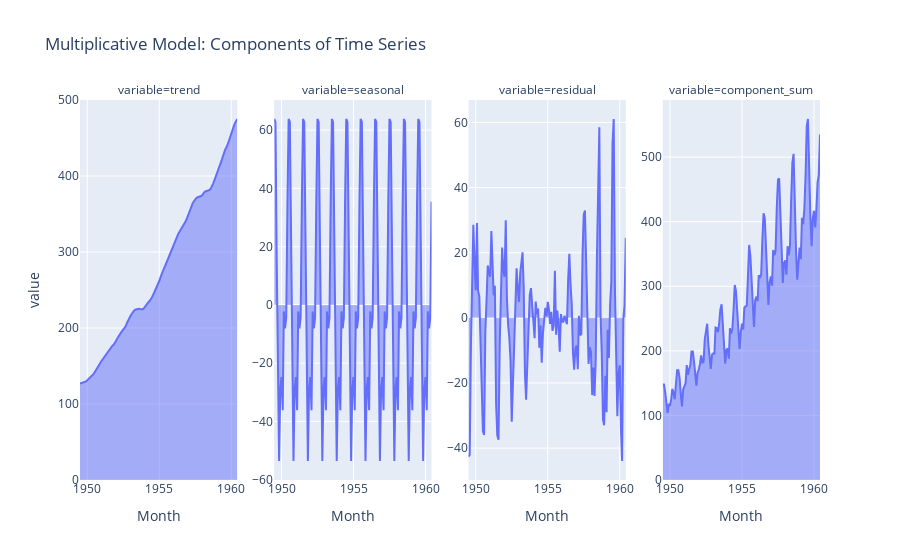

Write notebook code for a chart like this one.
### Code cell
dff = df_component.melt(ignore_index=False)
dff = dff.query('~variable.isin(["Passengers", "component_all"])')

fig = px.area(dff, x=dff.index, y='value', facet_col='variable', title='Multiplicative Model: Components of Time Series', facet_col_spacing=0.05)
fig = fig.update_yaxes(matches=None)

for axis in fig.layout:
    if 'yaxis' in axis:
        fig.layout[axis].showticklabels = True

fig

### Figure 1 — Plotly figure (JSON) as saved in the notebook; plotly's stock layout.template omitted (floating-point values rounded to 4 significant figures; data arrays with more than 128 entries replaced by an {"elided": "..."} marker saying what was removed)
{"data": [{"fillpattern": {"shape": ""}, "hovertemplate": "variable=trend<br>Month=%{x}<br>value=%{y}<extra></extra>", "legendgroup": "", "line": {"color": "#636efa"}, "marker": {"symbol": "circle"}, "mode": "lines", "name": "", "orientation": "v", "showlegend": false, "stackgroup": "1", "type": "scatter", "x": {"elided": "132 str values"}, "xaxis": "x", "y": {"elided": "132 float values"}, "yaxis": "y"}, {"fillpattern": {"shape": ""}, "hovertemplate": "variable=seasonal<br>Month=%{x}<br>value=%{y}<extra></extra>", "legendgroup": "", "line": {"color": "#636efa"}, "marker": {"symbol": "circle"}, "mode": "lines", "name": "", "orientation": "v", "showlegend": false, "stackgroup": "1", "type": "scatter", "x": {"elided": "132 str values"}, "xaxis": "x2", "y": {"elided": "132 float values"}, "yaxis": "y2"}, {"fillpattern": {"shape": ""}, "hovertemplate": "variable=residual<br>Month=%{x}<br>value=%{y}<extra></extra>", "legendgroup": "", "line": {"color": "#636efa"}, "marker": {"symbol": "circle"}, "mode": "lines", "name": "", "orientation": "v", "showlegend": false, "stackgroup": "1", "type": "scatter", "x": {"elided": "132 str values"}, "xaxis": "x3", "y": {"elided": "132 float values"}, "yaxis": "y3"}, {"fillpattern": {"shape": ""}, "hovertemplate": "variable=component_sum<br>Month=%{x}<br>value=%{y}<extra></extra>", "legendgroup": "", "line": {"color": "#636efa"}, "marker": {"symbol": "circle"}, "mode": "lines", "name": "", "orientation": "v", "showlegend": false, "stackgroup": "1", "type": "scatter", "x": {"elided": "132 str values"}, "xaxis": "x4", "y": {"elided": "132 float values"}, "yaxis": "y4"}], "layout": {"annotations": [{"font": {}, "showarrow": false, "text": "variable=trend", "x": 0.1062, "xanchor": "center", "xref": "paper", "y": 1, "yanchor": "bottom", "yref": "paper"}, {"font": {}, "showarrow": false, "text": "variable=seasonal", "x": 0.3688, "xanchor": "center", "xref": "paper", "y": 1, "yanchor": "bottom", "yref": "paper"}, {"font": {}, "showarrow": false, "text": "variable=residual", "x": 0.6313, "xanchor": "center", "xref": "paper", "y": 1, "yanchor": "bottom", "yref": "paper"}, {"font": {}, "showarrow": false, "text": "variable=component_sum", "x": 0.8938, "xanchor": "center", "xref": "paper", "y": 1, "yanchor": "bottom", "yref": "paper"}], "legend": {"tracegroupgap": 0}, "title": {"text": "Multiplicative Model: Components of Time Series"}, "xaxis": {"anchor": "y", "domain": [0, 0.2125], "title": {"text": "Month"}}, "xaxis2": {"anchor": "y2", "domain": [0.2625, 0.475], "matches": "x", "title": {"text": "Month"}}, "xaxis3": {"anchor": "y3", "domain": [0.525, 0.7375], "matches": "x", "title": {"text": "Month"}}, "xaxis4": {"anchor": "y4", "domain": [0.7875, 1], "matches": "x", "title": {"text": "Month"}}, "yaxis": {"anchor": "x", "domain": [0, 1], "showticklabels": true, "title": {"text": "value"}}, "yaxis2": {"anchor": "x2", "domain": [0, 1], "showticklabels": true}, "yaxis3": {"anchor": "x3", "domain": [0, 1], "showticklabels": true}, "yaxis4": {"anchor": "x4", "domain": [0, 1], "showticklabels": true}}}
